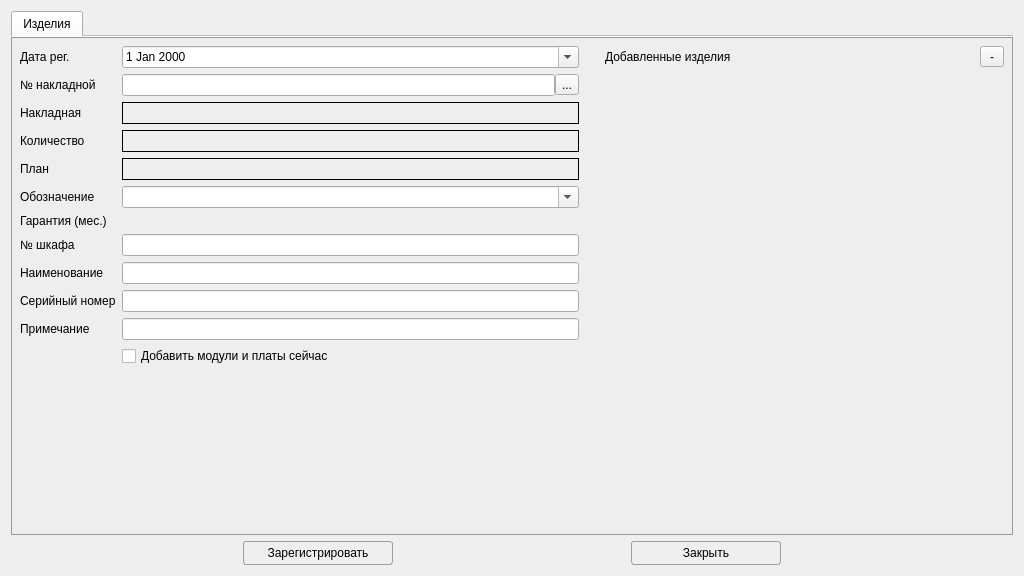
<?xml version="1.0" encoding="UTF-8"?>
<ui version="4.0">
 <class>CreateProductWindow</class>
 <widget class="QDialog" name="CreateProductWindow">
  <property name="geometry">
   <rect>
    <x>0</x>
    <y>0</y>
    <width>1024</width>
    <height>576</height>
   </rect>
  </property>
  <property name="windowTitle">
   <string>Регистрация устройств</string>
  </property>
  <property name="styleSheet">
   <string notr="true">QGroupBox {
    border: 1px solid #9F9F9F;
    font-size: 14px;
    font-weight: 800;
    color: black;
    border-radius: 4px;
    margin-top: 2.5ex; 
    padding-top: 2ex;
}
QGroupBox::title {
    subcontrol-origin: margin;
    subcontrol-position: top center;
}


QPushButton {
    border-radius: 3px;
    border: 1px solid #9F9F9F;
	padding-left: 8px;
	padding-right: 8px;
	padding-top: 4px;
	padding-bottom: 4px;
}

QPushButton:hover { 
	background-color: white;
}

QPushButton:pressed {
background-color: LightGray;
    position: relative;
     top: 4px; left: 4px;
}

</string>
  </property>
  <layout class="QVBoxLayout" name="verticalLayout_2">
   <item>
    <widget class="QTabWidget" name="tabWidget">
     <property name="styleSheet">
      <string notr="true">QWidget#tab, QWidget#tab_2 {
background-color: #eeeeee;
border: 1px solid #999999;
}</string>
     </property>
     <property name="tabShape">
      <enum>QTabWidget::TabShape::Rounded</enum>
     </property>
     <property name="currentIndex">
      <number>0</number>
     </property>
     <property name="iconSize">
      <size>
       <width>24</width>
       <height>24</height>
      </size>
     </property>
     <property name="documentMode">
      <bool>true</bool>
     </property>
     <property name="tabsClosable">
      <bool>false</bool>
     </property>
     <property name="movable">
      <bool>false</bool>
     </property>
     <widget class="QWidget" name="tab">
      <attribute name="icon">
       <iconset resource="resource.qrc">
        <normaloff>:/image/product.png</normaloff>:/image/product.png</iconset>
      </attribute>
      <attribute name="title">
       <string>Изделия</string>
      </attribute>
      <layout class="QVBoxLayout" name="verticalLayout_7">
       <item>
        <layout class="QHBoxLayout" name="horizontalLayout_8" stretch="4,3">
         <item>
          <layout class="QGridLayout" name="gridLayout_2">
           <item row="6" column="0">
            <widget class="QLabel" name="label_4">
             <property name="baseSize">
              <size>
               <width>0</width>
               <height>0</height>
              </size>
             </property>
             <property name="text">
              <string>Гарантия (мес.)</string>
             </property>
            </widget>
           </item>
           <item row="9" column="2">
            <widget class="QLineEdit" name="leNumProduct"/>
           </item>
           <item row="2" column="0">
            <widget class="QLabel" name="label_17">
             <property name="text">
              <string>Накладная</string>
             </property>
            </widget>
           </item>
           <item row="0" column="0">
            <widget class="QLabel" name="label_15">
             <property name="text">
              <string>Дата рег.</string>
             </property>
            </widget>
           </item>
           <item row="12" column="2">
            <widget class="QCheckBox" name="chComplectation">
             <property name="text">
              <string>Добавить модули и платы сейчас</string>
             </property>
             <property name="checked">
              <bool>false</bool>
             </property>
            </widget>
           </item>
           <item row="9" column="0">
            <widget class="QLabel" name="label_10">
             <property name="text">
              <string>Серийный номер</string>
             </property>
            </widget>
           </item>
           <item row="1" column="0">
            <widget class="QLabel" name="label_16">
             <property name="text">
              <string>№ накладной</string>
             </property>
            </widget>
           </item>
           <item row="7" column="0">
            <widget class="QLabel" name="label_2">
             <property name="text">
              <string>№ шкафа</string>
             </property>
            </widget>
           </item>
           <item row="8" column="2">
            <widget class="QLineEdit" name="leNameProd"/>
           </item>
           <item row="3" column="2">
            <widget class="QLabel" name="lbCountP">
             <property name="minimumSize">
              <size>
               <width>0</width>
               <height>22</height>
              </size>
             </property>
             <property name="frameShape">
              <enum>QFrame::Shape::Box</enum>
             </property>
             <property name="text">
              <string/>
             </property>
            </widget>
           </item>
           <item row="2" column="2">
            <widget class="QLabel" name="lbDocNameP">
             <property name="minimumSize">
              <size>
               <width>0</width>
               <height>22</height>
              </size>
             </property>
             <property name="frameShape">
              <enum>QFrame::Shape::Box</enum>
             </property>
             <property name="text">
              <string/>
             </property>
            </widget>
           </item>
           <item row="1" column="2">
            <layout class="QHBoxLayout" name="horizontalLayout_2">
             <property name="spacing">
              <number>0</number>
             </property>
             <item>
              <widget class="QLineEdit" name="leNumberDocP"/>
             </item>
             <item>
              <widget class="QToolButton" name="tbDocP">
               <property name="text">
                <string>...</string>
               </property>
               <property name="icon">
                <iconset resource="resource.qrc">
                 <normaloff>:/image/search.png</normaloff>:/image/search.png</iconset>
               </property>
              </widget>
             </item>
            </layout>
           </item>
           <item row="7" column="2">
            <widget class="QLineEdit" name="leNumber2"/>
           </item>
           <item row="8" column="0">
            <widget class="QLabel" name="label_23">
             <property name="text">
              <string>Наименование</string>
             </property>
            </widget>
           </item>
           <item row="5" column="0">
            <widget class="QLabel" name="label_8">
             <property name="text">
              <string>Обозначение</string>
             </property>
            </widget>
           </item>
           <item row="14" column="2">
            <spacer name="verticalSpacer_3">
             <property name="orientation">
              <enum>Qt::Orientation::Vertical</enum>
             </property>
             <property name="sizeHint" stdset="0">
              <size>
               <width>20</width>
               <height>40</height>
              </size>
             </property>
            </spacer>
           </item>
           <item row="3" column="0">
            <widget class="QLabel" name="label_18">
             <property name="text">
              <string>Количество</string>
             </property>
            </widget>
           </item>
           <item row="4" column="2">
            <widget class="QLabel" name="lbPlanP">
             <property name="minimumSize">
              <size>
               <width>0</width>
               <height>22</height>
              </size>
             </property>
             <property name="frameShape">
              <enum>QFrame::Shape::Box</enum>
             </property>
             <property name="text">
              <string/>
             </property>
             <property name="wordWrap">
              <bool>true</bool>
             </property>
            </widget>
           </item>
           <item row="4" column="0">
            <widget class="QLabel" name="label_19">
             <property name="text">
              <string>План</string>
             </property>
            </widget>
           </item>
           <item row="5" column="2">
            <widget class="QComboBox" name="cbProduct">
             <property name="sizePolicy">
              <sizepolicy hsizetype="Preferred" vsizetype="Fixed">
               <horstretch>0</horstretch>
               <verstretch>0</verstretch>
              </sizepolicy>
             </property>
             <property name="maximumSize">
              <size>
               <width>16777215</width>
               <height>16777215</height>
              </size>
             </property>
             <property name="editable">
              <bool>true</bool>
             </property>
             <property name="maxVisibleItems">
              <number>20</number>
             </property>
             <property name="insertPolicy">
              <enum>QComboBox::InsertPolicy::NoInsert</enum>
             </property>
             <property name="minimumContentsLength">
              <number>0</number>
             </property>
             <property name="placeholderText">
              <string>{Выбрать обозначение}</string>
             </property>
             <property name="modelColumn">
              <number>0</number>
             </property>
            </widget>
           </item>
           <item row="0" column="2">
            <widget class="QDateEdit" name="deCreateDateP">
             <property name="calendarPopup">
              <bool>true</bool>
             </property>
            </widget>
           </item>
           <item row="6" column="2">
            <widget class="QLabel" name="lbGarantProd">
             <property name="baseSize">
              <size>
               <width>0</width>
               <height>0</height>
              </size>
             </property>
             <property name="font">
              <font>
               <bold>true</bold>
              </font>
             </property>
             <property name="text">
              <string/>
             </property>
            </widget>
           </item>
           <item row="10" column="0">
            <widget class="QLabel" name="label_3">
             <property name="text">
              <string>Примечание</string>
             </property>
            </widget>
           </item>
           <item row="10" column="2">
            <widget class="QLineEdit" name="leDescript"/>
           </item>
          </layout>
         </item>
         <item>
          <layout class="QVBoxLayout" name="verticalLayout">
           <property name="leftMargin">
            <number>20</number>
           </property>
           <item>
            <layout class="QHBoxLayout" name="horizontalLayout">
             <item>
              <widget class="QLabel" name="label">
               <property name="text">
                <string>Добавленные изделия</string>
               </property>
              </widget>
             </item>
             <item>
              <widget class="QToolButton" name="tbDeleteProduct">
               <property name="minimumSize">
                <size>
                 <width>24</width>
                 <height>0</height>
                </size>
               </property>
               <property name="text">
                <string>-</string>
               </property>
               <property name="icon">
                <iconset resource="resource.qrc">
                 <normaloff>:/image/cancel2.png</normaloff>:/image/cancel2.png</iconset>
               </property>
              </widget>
             </item>
            </layout>
           </item>
           <item>
            <widget class="TreeItemsForm" name="wTree" native="true">
             <property name="sizePolicy">
              <sizepolicy hsizetype="Preferred" vsizetype="Expanding">
               <horstretch>0</horstretch>
               <verstretch>0</verstretch>
              </sizepolicy>
             </property>
             <property name="minimumSize">
              <size>
               <width>0</width>
               <height>0</height>
              </size>
             </property>
            </widget>
           </item>
          </layout>
         </item>
        </layout>
       </item>
      </layout>
     </widget>
    </widget>
   </item>
   <item>
    <layout class="QHBoxLayout" name="horizontalLayout_3">
     <item>
      <widget class="QPushButton" name="pbRegProduct">
       <property name="enabled">
        <bool>true</bool>
       </property>
       <property name="maximumSize">
        <size>
         <width>150</width>
         <height>16777215</height>
        </size>
       </property>
       <property name="text">
        <string>Зарегистрировать</string>
       </property>
       <property name="icon">
        <iconset resource="resource.qrc">
         <normaloff>:/image/note-2.png</normaloff>:/image/note-2.png</iconset>
       </property>
       <property name="iconSize">
        <size>
         <width>24</width>
         <height>24</height>
        </size>
       </property>
      </widget>
     </item>
     <item>
      <widget class="QPushButton" name="pbClose">
       <property name="maximumSize">
        <size>
         <width>150</width>
         <height>16777215</height>
        </size>
       </property>
       <property name="text">
        <string>Закрыть</string>
       </property>
       <property name="icon">
        <iconset resource="resource.qrc">
         <normaloff>:/image/Exit.png</normaloff>:/image/Exit.png</iconset>
       </property>
       <property name="iconSize">
        <size>
         <width>24</width>
         <height>24</height>
        </size>
       </property>
       <property name="autoDefault">
        <bool>false</bool>
       </property>
      </widget>
     </item>
    </layout>
   </item>
  </layout>
 </widget>
 <customwidgets>
  <customwidget>
   <class>TreeItemsForm</class>
   <extends>QWidget</extends>
   <header>treeitemsform.h</header>
   <container>1</container>
  </customwidget>
 </customwidgets>
 <tabstops>
  <tabstop>cbProduct</tabstop>
  <tabstop>tbDeleteProduct</tabstop>
  <tabstop>pbClose</tabstop>
  <tabstop>tabWidget</tabstop>
 </tabstops>
 <resources>
  <include location="resource.qrc"/>
 </resources>
 <connections>
  <connection>
   <sender>pbClose</sender>
   <signal>clicked()</signal>
   <receiver>CreateProductWindow</receiver>
   <slot>close()</slot>
   <hints>
    <hint type="sourcelabel">
     <x>779</x>
     <y>381</y>
    </hint>
    <hint type="destinationlabel">
     <x>324</x>
     <y>229</y>
    </hint>
   </hints>
  </connection>
 </connections>
</ui>
